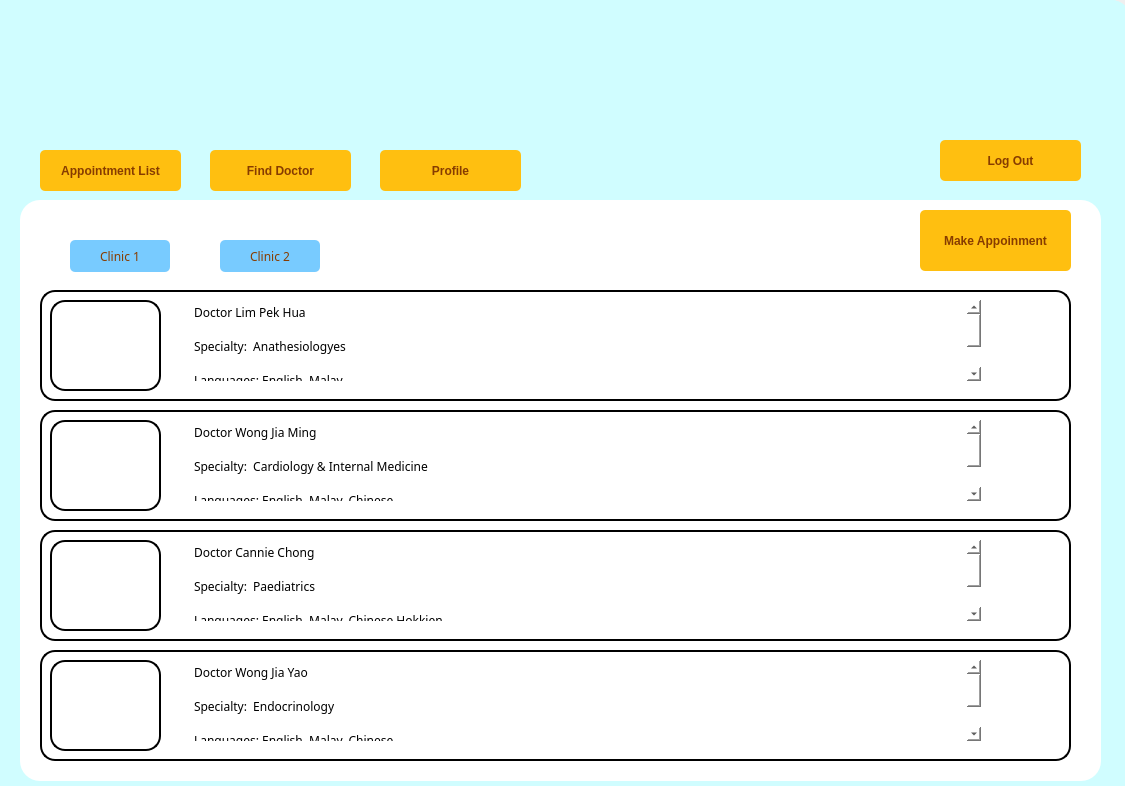
<?xml version="1.0" encoding="UTF-8"?>
<ui version="4.0">
 <class>Form</class>
 <widget class="QWidget" name="Form">
  <property name="geometry">
   <rect>
    <x>0</x>
    <y>0</y>
    <width>1125</width>
    <height>786</height>
   </rect>
  </property>
  <property name="windowTitle">
   <string>Form</string>
  </property>
  <widget class="QWidget" name="widget" native="true">
   <property name="geometry">
    <rect>
     <x>0</x>
     <y>10</y>
     <width>931</width>
     <height>91</height>
    </rect>
   </property>
  </widget>
  <widget class="QWidget" name="widget_2" native="true">
   <property name="geometry">
    <rect>
     <x>0</x>
     <y>0</y>
     <width>1131</width>
     <height>811</height>
    </rect>
   </property>
   <property name="font">
    <font>
     <family>Academy Engraved LET</family>
     <bold>false</bold>
    </font>
   </property>
   <property name="styleSheet">
    <string notr="true">background-color: rgb(208, 253, 255);

border-radius:20px;</string>
   </property>
   <widget class="QWidget" name="widget_3" native="true">
    <property name="geometry">
     <rect>
      <x>-20</x>
      <y>0</y>
      <width>1151</width>
      <height>131</height>
     </rect>
    </property>
    <property name="styleSheet">
     <string notr="true">background-image: url(:/newPrefix/360_F_120571823_uUoCUfnSuxzEgOPj6FQ1nxCHNAw562Fq 2.jpg);</string>
    </property>
   </widget>
   <widget class="QWidget" name="widget_4" native="true">
    <property name="geometry">
     <rect>
      <x>20</x>
      <y>200</y>
      <width>1081</width>
      <height>581</height>
     </rect>
    </property>
    <property name="styleSheet">
     <string notr="true">background-color: rgb(255, 255, 255);</string>
    </property>
    <widget class="QPushButton" name="b5">
     <property name="geometry">
      <rect>
       <x>900</x>
       <y>10</y>
       <width>151</width>
       <height>61</height>
      </rect>
     </property>
     <property name="font">
      <font>
       <family>.AppleSystemUIFont</family>
       <italic>false</italic>
       <bold>true</bold>
       <underline>false</underline>
      </font>
     </property>
     <property name="styleSheet">
      <string notr="true">QPushButton#b5{
background-color:rgb(255,191,16);
color:rgb(135,60,0);
border-radius:5px;
}

QPushButton#b5:pressed{
background-color:rgb(255,255,16);
}
</string>
     </property>
     <property name="text">
      <string>Make Appoinment</string>
     </property>
    </widget>
    <widget class="QPushButton" name="b6">
     <property name="geometry">
      <rect>
       <x>50</x>
       <y>40</y>
       <width>100</width>
       <height>32</height>
      </rect>
     </property>
     <property name="styleSheet">
      <string notr="true">QPushButton#b6{
background-color: rgb(120, 203, 255);
color:rgb(135,60,0);
border-radius:5px;
}

QPushButton#b6:pressed{
background-color:rgb(255,255,16);
}
</string>
     </property>
     <property name="text">
      <string>Clinic 1</string>
     </property>
    </widget>
    <widget class="QPushButton" name="b7">
     <property name="geometry">
      <rect>
       <x>200</x>
       <y>40</y>
       <width>100</width>
       <height>32</height>
      </rect>
     </property>
     <property name="styleSheet">
      <string notr="true">QPushButton#b7{
background-color: rgb(120, 203, 255);
color:rgb(135,60,0);
border-radius:5px;
}

QPushButton#b7:pressed{
background-color:rgb(255,255,16);
}
</string>
     </property>
     <property name="text">
      <string>Clinic 2</string>
     </property>
    </widget>
    <widget class="QLabel" name="label">
     <property name="geometry">
      <rect>
       <x>20</x>
       <y>90</y>
       <width>1031</width>
       <height>111</height>
      </rect>
     </property>
     <property name="styleSheet">
      <string notr="true">background-color: rgb(255, 255, 255);
font: 75 10pt &quot;MS Shell Dlg 2&quot;;
border: 2px solid;
border-radius: 15px;</string>
     </property>
     <property name="text">
      <string/>
     </property>
     <property name="alignment">
      <set>Qt::AlignmentFlag::AlignHCenter|Qt::AlignmentFlag::AlignTop</set>
     </property>
    </widget>
    <widget class="QLabel" name="label_2">
     <property name="geometry">
      <rect>
       <x>20</x>
       <y>210</y>
       <width>1031</width>
       <height>111</height>
      </rect>
     </property>
     <property name="styleSheet">
      <string notr="true">background-color: rgb(255, 255, 255);
font: 75 10pt &quot;MS Shell Dlg 2&quot;;
border: 2px solid;
border-radius: 15px;</string>
     </property>
     <property name="text">
      <string/>
     </property>
     <property name="alignment">
      <set>Qt::AlignmentFlag::AlignHCenter|Qt::AlignmentFlag::AlignTop</set>
     </property>
    </widget>
    <widget class="QLabel" name="label_3">
     <property name="geometry">
      <rect>
       <x>20</x>
       <y>330</y>
       <width>1031</width>
       <height>111</height>
      </rect>
     </property>
     <property name="styleSheet">
      <string notr="true">background-color: rgb(255, 255, 255);
font: 75 10pt &quot;MS Shell Dlg 2&quot;;
border: 2px solid;
border-radius: 15px;</string>
     </property>
     <property name="text">
      <string/>
     </property>
     <property name="alignment">
      <set>Qt::AlignmentFlag::AlignHCenter|Qt::AlignmentFlag::AlignTop</set>
     </property>
    </widget>
    <widget class="QLabel" name="label_4">
     <property name="geometry">
      <rect>
       <x>20</x>
       <y>450</y>
       <width>1031</width>
       <height>111</height>
      </rect>
     </property>
     <property name="styleSheet">
      <string notr="true">background-color: rgb(255, 255, 255);
font: 75 10pt &quot;MS Shell Dlg 2&quot;;
border: 2px solid;
border-radius: 15px;</string>
     </property>
     <property name="text">
      <string/>
     </property>
     <property name="alignment">
      <set>Qt::AlignmentFlag::AlignHCenter|Qt::AlignmentFlag::AlignTop</set>
     </property>
    </widget>
    <widget class="QLabel" name="label_5">
     <property name="geometry">
      <rect>
       <x>30</x>
       <y>100</y>
       <width>111</width>
       <height>91</height>
      </rect>
     </property>
     <property name="styleSheet">
      <string notr="true">border: 2px solid;
border-radius: 15px;
</string>
     </property>
     <property name="text">
      <string/>
     </property>
     <property name="pixmap">
      <pixmap>../.designer/Library/Containers/net.whatsapp.WhatsApp/Data/tmp/documents/8BBA64D9-3516-422A-9B86-19AF1718F8D2/doc1.jpeg</pixmap>
     </property>
     <property name="scaledContents">
      <bool>true</bool>
     </property>
    </widget>
    <widget class="QLabel" name="label_6">
     <property name="geometry">
      <rect>
       <x>30</x>
       <y>220</y>
       <width>111</width>
       <height>91</height>
      </rect>
     </property>
     <property name="styleSheet">
      <string notr="true">border: 2px solid;
border-radius: 15px;
</string>
     </property>
     <property name="text">
      <string/>
     </property>
     <property name="pixmap">
      <pixmap>../.designer/Library/Containers/net.whatsapp.WhatsApp/Data/tmp/documents/8BBA64D9-3516-422A-9B86-19AF1718F8D2/doc1.jpeg</pixmap>
     </property>
     <property name="scaledContents">
      <bool>true</bool>
     </property>
    </widget>
    <widget class="QLabel" name="label_7">
     <property name="geometry">
      <rect>
       <x>30</x>
       <y>340</y>
       <width>111</width>
       <height>91</height>
      </rect>
     </property>
     <property name="styleSheet">
      <string notr="true">border: 2px solid;
border-radius: 15px;
</string>
     </property>
     <property name="text">
      <string/>
     </property>
     <property name="pixmap">
      <pixmap>../.designer/Library/Containers/net.whatsapp.WhatsApp/Data/tmp/documents/8BBA64D9-3516-422A-9B86-19AF1718F8D2/doc1.jpeg</pixmap>
     </property>
     <property name="scaledContents">
      <bool>true</bool>
     </property>
    </widget>
    <widget class="QLabel" name="label_8">
     <property name="geometry">
      <rect>
       <x>30</x>
       <y>460</y>
       <width>111</width>
       <height>91</height>
      </rect>
     </property>
     <property name="styleSheet">
      <string notr="true">border: 2px solid;
border-radius: 15px;
</string>
     </property>
     <property name="text">
      <string/>
     </property>
     <property name="pixmap">
      <pixmap>../.designer/Library/Containers/net.whatsapp.WhatsApp/Data/tmp/documents/8BBA64D9-3516-422A-9B86-19AF1718F8D2/doc1.jpeg</pixmap>
     </property>
     <property name="scaledContents">
      <bool>true</bool>
     </property>
    </widget>
    <widget class="QTextEdit" name="textEdit">
     <property name="geometry">
      <rect>
       <x>170</x>
       <y>100</y>
       <width>791</width>
       <height>81</height>
      </rect>
     </property>
     <property name="styleSheet">
      <string notr="true">background-color: rgb(255, 255, 255);</string>
     </property>
     <property name="html">
      <string>&lt;!DOCTYPE HTML PUBLIC &quot;-//W3C//DTD HTML 4.0//EN&quot; &quot;http://www.w3.org/TR/REC-html40/strict.dtd&quot;&gt;
&lt;html&gt;&lt;head&gt;&lt;meta name=&quot;qrichtext&quot; content=&quot;1&quot; /&gt;&lt;meta charset=&quot;utf-8&quot; /&gt;&lt;style type=&quot;text/css&quot;&gt;
p, li { white-space: pre-wrap; }
hr { height: 1px; border-width: 0; }
li.unchecked::marker { content: &quot;\2610&quot;; }
li.checked::marker { content: &quot;\2612&quot;; }
&lt;/style&gt;&lt;/head&gt;&lt;body style=&quot; font-family:'.AppleSystemUIFont'; font-size:13pt; font-weight:400; font-style:normal;&quot;&gt;
&lt;p style=&quot; margin-top:0px; margin-bottom:0px; margin-left:0px; margin-right:0px; -qt-block-indent:0; text-indent:0px;&quot;&gt;&lt;span style=&quot; font-size:9pt; color:#000000;&quot;&gt;Doctor Lim Pek Hua&lt;/span&gt;&lt;/p&gt;
&lt;p style=&quot;-qt-paragraph-type:empty; margin-top:0px; margin-bottom:0px; margin-left:0px; margin-right:0px; -qt-block-indent:0; text-indent:0px; font-size:9pt; color:#000000;&quot;&gt;&lt;br /&gt;&lt;/p&gt;
&lt;p style=&quot; margin-top:0px; margin-bottom:0px; margin-left:0px; margin-right:0px; -qt-block-indent:0; text-indent:0px;&quot;&gt;&lt;span style=&quot; font-size:9pt; color:#000000;&quot;&gt;Specialty:  Anathesiologyes&lt;/span&gt;&lt;/p&gt;
&lt;p style=&quot;-qt-paragraph-type:empty; margin-top:0px; margin-bottom:0px; margin-left:0px; margin-right:0px; -qt-block-indent:0; text-indent:0px; font-size:9pt; color:#000000;&quot;&gt;&lt;br /&gt;&lt;/p&gt;
&lt;p style=&quot; margin-top:0px; margin-bottom:0px; margin-left:0px; margin-right:0px; -qt-block-indent:0; text-indent:0px;&quot;&gt;&lt;span style=&quot; font-size:9pt; color:#000000;&quot;&gt;Languages: English, Malay&lt;/span&gt;&lt;/p&gt;
&lt;p style=&quot;-qt-paragraph-type:empty; margin-top:0px; margin-bottom:0px; margin-left:0px; margin-right:0px; -qt-block-indent:0; text-indent:0px; font-size:9pt; color:#000000;&quot;&gt;&lt;br /&gt;&lt;/p&gt;
&lt;p style=&quot; margin-top:0px; margin-bottom:0px; margin-left:0px; margin-right:0px; -qt-block-indent:0; text-indent:0px;&quot;&gt;&lt;span style=&quot; font-size:9pt; color:#000000;&quot;&gt;Qualification: MBChb (Leeds University, UK), Master in Anesthesiology (UM) , Fellowship in Intensive Care (MOH)&lt;/span&gt;&lt;/p&gt;&lt;/body&gt;&lt;/html&gt;</string>
     </property>
    </widget>
    <widget class="QTextEdit" name="textEdit_2">
     <property name="geometry">
      <rect>
       <x>170</x>
       <y>220</y>
       <width>791</width>
       <height>81</height>
      </rect>
     </property>
     <property name="styleSheet">
      <string notr="true">background-color: rgb(255, 255, 255);</string>
     </property>
     <property name="html">
      <string>&lt;!DOCTYPE HTML PUBLIC &quot;-//W3C//DTD HTML 4.0//EN&quot; &quot;http://www.w3.org/TR/REC-html40/strict.dtd&quot;&gt;
&lt;html&gt;&lt;head&gt;&lt;meta name=&quot;qrichtext&quot; content=&quot;1&quot; /&gt;&lt;meta charset=&quot;utf-8&quot; /&gt;&lt;style type=&quot;text/css&quot;&gt;
p, li { white-space: pre-wrap; }
hr { height: 1px; border-width: 0; }
li.unchecked::marker { content: &quot;\2610&quot;; }
li.checked::marker { content: &quot;\2612&quot;; }
&lt;/style&gt;&lt;/head&gt;&lt;body style=&quot; font-family:'.AppleSystemUIFont'; font-size:13pt; font-weight:400; font-style:normal;&quot;&gt;
&lt;p style=&quot; margin-top:0px; margin-bottom:0px; margin-left:0px; margin-right:0px; -qt-block-indent:0; text-indent:0px;&quot;&gt;&lt;span style=&quot; font-size:9pt; color:#000000;&quot;&gt;Doctor Wong Jia Ming&lt;/span&gt;&lt;/p&gt;
&lt;p style=&quot;-qt-paragraph-type:empty; margin-top:0px; margin-bottom:0px; margin-left:0px; margin-right:0px; -qt-block-indent:0; text-indent:0px; font-size:9pt; color:#000000;&quot;&gt;&lt;br /&gt;&lt;/p&gt;
&lt;p style=&quot; margin-top:0px; margin-bottom:0px; margin-left:0px; margin-right:0px; -qt-block-indent:0; text-indent:0px;&quot;&gt;&lt;span style=&quot; font-size:9pt; color:#000000;&quot;&gt;Specialty:  Cardiology &amp;amp; Internal Medicine&lt;/span&gt;&lt;/p&gt;
&lt;p style=&quot;-qt-paragraph-type:empty; margin-top:0px; margin-bottom:0px; margin-left:0px; margin-right:0px; -qt-block-indent:0; text-indent:0px; font-size:9pt; color:#000000;&quot;&gt;&lt;br /&gt;&lt;/p&gt;
&lt;p style=&quot; margin-top:0px; margin-bottom:0px; margin-left:0px; margin-right:0px; -qt-block-indent:0; text-indent:0px;&quot;&gt;&lt;span style=&quot; font-size:9pt; color:#000000;&quot;&gt;Languages: English, Malay, Chinese&lt;/span&gt;&lt;/p&gt;
&lt;p style=&quot;-qt-paragraph-type:empty; margin-top:0px; margin-bottom:0px; margin-left:0px; margin-right:0px; -qt-block-indent:0; text-indent:0px; font-size:9pt; color:#000000;&quot;&gt;&lt;br /&gt;&lt;/p&gt;
&lt;p style=&quot; margin-top:0px; margin-bottom:0px; margin-left:0px; margin-right:0px; -qt-block-indent:0; text-indent:0px;&quot;&gt;&lt;span style=&quot; font-size:9pt; color:#000000;&quot;&gt;Qualification: MBBS (Hons) (Aust), MRCP (UK), FRCP (Edin), FCCP (USA), FNHAM, AM (M'sia)&lt;/span&gt;&lt;/p&gt;&lt;/body&gt;&lt;/html&gt;</string>
     </property>
    </widget>
    <widget class="QTextEdit" name="textEdit_3">
     <property name="geometry">
      <rect>
       <x>170</x>
       <y>340</y>
       <width>791</width>
       <height>81</height>
      </rect>
     </property>
     <property name="styleSheet">
      <string notr="true">background-color: rgb(255, 255, 255);</string>
     </property>
     <property name="html">
      <string>&lt;!DOCTYPE HTML PUBLIC &quot;-//W3C//DTD HTML 4.0//EN&quot; &quot;http://www.w3.org/TR/REC-html40/strict.dtd&quot;&gt;
&lt;html&gt;&lt;head&gt;&lt;meta name=&quot;qrichtext&quot; content=&quot;1&quot; /&gt;&lt;meta charset=&quot;utf-8&quot; /&gt;&lt;style type=&quot;text/css&quot;&gt;
p, li { white-space: pre-wrap; }
hr { height: 1px; border-width: 0; }
li.unchecked::marker { content: &quot;\2610&quot;; }
li.checked::marker { content: &quot;\2612&quot;; }
&lt;/style&gt;&lt;/head&gt;&lt;body style=&quot; font-family:'.AppleSystemUIFont'; font-size:13pt; font-weight:400; font-style:normal;&quot;&gt;
&lt;p style=&quot; margin-top:0px; margin-bottom:0px; margin-left:0px; margin-right:0px; -qt-block-indent:0; text-indent:0px;&quot;&gt;&lt;span style=&quot; font-size:9pt; color:#000000;&quot;&gt;Doctor Cannie Chong&lt;/span&gt;&lt;/p&gt;
&lt;p style=&quot;-qt-paragraph-type:empty; margin-top:0px; margin-bottom:0px; margin-left:0px; margin-right:0px; -qt-block-indent:0; text-indent:0px; font-size:9pt; color:#000000;&quot;&gt;&lt;br /&gt;&lt;/p&gt;
&lt;p style=&quot; margin-top:0px; margin-bottom:0px; margin-left:0px; margin-right:0px; -qt-block-indent:0; text-indent:0px;&quot;&gt;&lt;span style=&quot; font-size:9pt; color:#000000;&quot;&gt;Specialty:  Paediatrics&lt;/span&gt;&lt;/p&gt;
&lt;p style=&quot;-qt-paragraph-type:empty; margin-top:0px; margin-bottom:0px; margin-left:0px; margin-right:0px; -qt-block-indent:0; text-indent:0px; font-size:9pt; color:#000000;&quot;&gt;&lt;br /&gt;&lt;/p&gt;
&lt;p style=&quot; margin-top:0px; margin-bottom:0px; margin-left:0px; margin-right:0px; -qt-block-indent:0; text-indent:0px;&quot;&gt;&lt;span style=&quot; font-size:9pt; color:#000000;&quot;&gt;Languages: English, Malay, Chinese,Hokkien&lt;/span&gt;&lt;/p&gt;
&lt;p style=&quot;-qt-paragraph-type:empty; margin-top:0px; margin-bottom:0px; margin-left:0px; margin-right:0px; -qt-block-indent:0; text-indent:0px; font-size:9pt; color:#000000;&quot;&gt;&lt;br /&gt;&lt;/p&gt;
&lt;p style=&quot; margin-top:0px; margin-bottom:0px; margin-left:0px; margin-right:0px; -qt-block-indent:0; text-indent:0px;&quot;&gt;&lt;span style=&quot; font-size:9pt; color:#000000;&quot;&gt;Qualification: MBBS (Manipal), MRCPCH (UK)&lt;/span&gt;&lt;/p&gt;&lt;/body&gt;&lt;/html&gt;</string>
     </property>
    </widget>
    <widget class="QTextEdit" name="textEdit_4">
     <property name="geometry">
      <rect>
       <x>170</x>
       <y>460</y>
       <width>791</width>
       <height>81</height>
      </rect>
     </property>
     <property name="styleSheet">
      <string notr="true">background-color: rgb(255, 255, 255);</string>
     </property>
     <property name="html">
      <string>&lt;!DOCTYPE HTML PUBLIC &quot;-//W3C//DTD HTML 4.0//EN&quot; &quot;http://www.w3.org/TR/REC-html40/strict.dtd&quot;&gt;
&lt;html&gt;&lt;head&gt;&lt;meta name=&quot;qrichtext&quot; content=&quot;1&quot; /&gt;&lt;meta charset=&quot;utf-8&quot; /&gt;&lt;style type=&quot;text/css&quot;&gt;
p, li { white-space: pre-wrap; }
hr { height: 1px; border-width: 0; }
li.unchecked::marker { content: &quot;\2610&quot;; }
li.checked::marker { content: &quot;\2612&quot;; }
&lt;/style&gt;&lt;/head&gt;&lt;body style=&quot; font-family:'.AppleSystemUIFont'; font-size:13pt; font-weight:400; font-style:normal;&quot;&gt;
&lt;p style=&quot; margin-top:0px; margin-bottom:0px; margin-left:0px; margin-right:0px; -qt-block-indent:0; text-indent:0px;&quot;&gt;&lt;span style=&quot; font-size:9pt; color:#000000;&quot;&gt;Doctor Wong Jia Yao&lt;/span&gt;&lt;/p&gt;
&lt;p style=&quot;-qt-paragraph-type:empty; margin-top:0px; margin-bottom:0px; margin-left:0px; margin-right:0px; -qt-block-indent:0; text-indent:0px; font-size:9pt; color:#000000;&quot;&gt;&lt;br /&gt;&lt;/p&gt;
&lt;p style=&quot; margin-top:0px; margin-bottom:0px; margin-left:0px; margin-right:0px; -qt-block-indent:0; text-indent:0px;&quot;&gt;&lt;span style=&quot; font-size:9pt; color:#000000;&quot;&gt;Specialty:  Endocrinology&lt;/span&gt;&lt;/p&gt;
&lt;p style=&quot;-qt-paragraph-type:empty; margin-top:0px; margin-bottom:0px; margin-left:0px; margin-right:0px; -qt-block-indent:0; text-indent:0px; font-size:9pt; color:#000000;&quot;&gt;&lt;br /&gt;&lt;/p&gt;
&lt;p style=&quot; margin-top:0px; margin-bottom:0px; margin-left:0px; margin-right:0px; -qt-block-indent:0; text-indent:0px;&quot;&gt;&lt;span style=&quot; font-size:9pt; color:#000000;&quot;&gt;Languages: English, Malay, Chinese&lt;/span&gt;&lt;/p&gt;
&lt;p style=&quot;-qt-paragraph-type:empty; margin-top:0px; margin-bottom:0px; margin-left:0px; margin-right:0px; -qt-block-indent:0; text-indent:0px; font-size:9pt; color:#000000;&quot;&gt;&lt;br /&gt;&lt;/p&gt;
&lt;p style=&quot; margin-top:0px; margin-bottom:0px; margin-left:0px; margin-right:0px; -qt-block-indent:0; text-indent:0px;&quot;&gt;&lt;span style=&quot; font-size:9pt; color:#000000;&quot;&gt;Qualification: MBBS (Manipal), MRCPCH (UK)&lt;/span&gt;&lt;/p&gt;&lt;/body&gt;&lt;/html&gt;</string>
     </property>
    </widget>
   </widget>
   <widget class="QPushButton" name="b2">
    <property name="geometry">
     <rect>
      <x>40</x>
      <y>150</y>
      <width>141</width>
      <height>41</height>
     </rect>
    </property>
    <property name="font">
     <font>
      <family>.AppleSystemUIFont</family>
      <italic>false</italic>
      <bold>true</bold>
      <underline>false</underline>
     </font>
    </property>
    <property name="styleSheet">
     <string notr="true">QPushButton#b2{
background-color:rgb(255,191,16);
color:rgb(135,60,0);
border-radius:5px;
}

QPushButton#b2:pressed{
background-color:rgb(255,255,16);
}
</string>
    </property>
    <property name="text">
     <string>Appointment List</string>
    </property>
   </widget>
   <widget class="QPushButton" name="b3">
    <property name="geometry">
     <rect>
      <x>210</x>
      <y>150</y>
      <width>141</width>
      <height>41</height>
     </rect>
    </property>
    <property name="font">
     <font>
      <family>.AppleSystemUIFont</family>
      <italic>false</italic>
      <bold>true</bold>
      <underline>false</underline>
     </font>
    </property>
    <property name="styleSheet">
     <string notr="true">QPushButton#b3{
background-color:rgb(255,191,16);
color:rgb(135,60,0);
border-radius:5px;
}

QPushButton#b3:pressed{
background-color:rgb(255,255,16);
}
</string>
    </property>
    <property name="text">
     <string>Find Doctor</string>
    </property>
   </widget>
   <widget class="QPushButton" name="b1">
    <property name="geometry">
     <rect>
      <x>380</x>
      <y>150</y>
      <width>141</width>
      <height>41</height>
     </rect>
    </property>
    <property name="font">
     <font>
      <family>.AppleSystemUIFont</family>
      <bold>true</bold>
     </font>
    </property>
    <property name="styleSheet">
     <string notr="true">QPushButton#b1{
background-color:rgb(255,191,16);
color:rgb(135,60,0);
border-radius:5px;
}

QPushButton#b1:pressed{
background-color:rgb(255,255,16);
}
</string>
    </property>
    <property name="text">
     <string>Profile</string>
    </property>
   </widget>
   <widget class="QPushButton" name="b4">
    <property name="geometry">
     <rect>
      <x>940</x>
      <y>140</y>
      <width>141</width>
      <height>41</height>
     </rect>
    </property>
    <property name="font">
     <font>
      <family>.AppleSystemUIFont</family>
      <italic>false</italic>
      <bold>true</bold>
      <underline>false</underline>
     </font>
    </property>
    <property name="styleSheet">
     <string notr="true">QPushButton#b4{
background-color:rgb(255,191,16);
color:rgb(135,60,0);
border-radius:5px;
}

QPushButton#b4:pressed{
background-color:rgb(255,255,16);
}
</string>
    </property>
    <property name="text">
     <string>Log Out</string>
    </property>
   </widget>
  </widget>
 </widget>
 <resources>
  <include location="pic.qrc"/>
 </resources>
 <connections/>
</ui>
